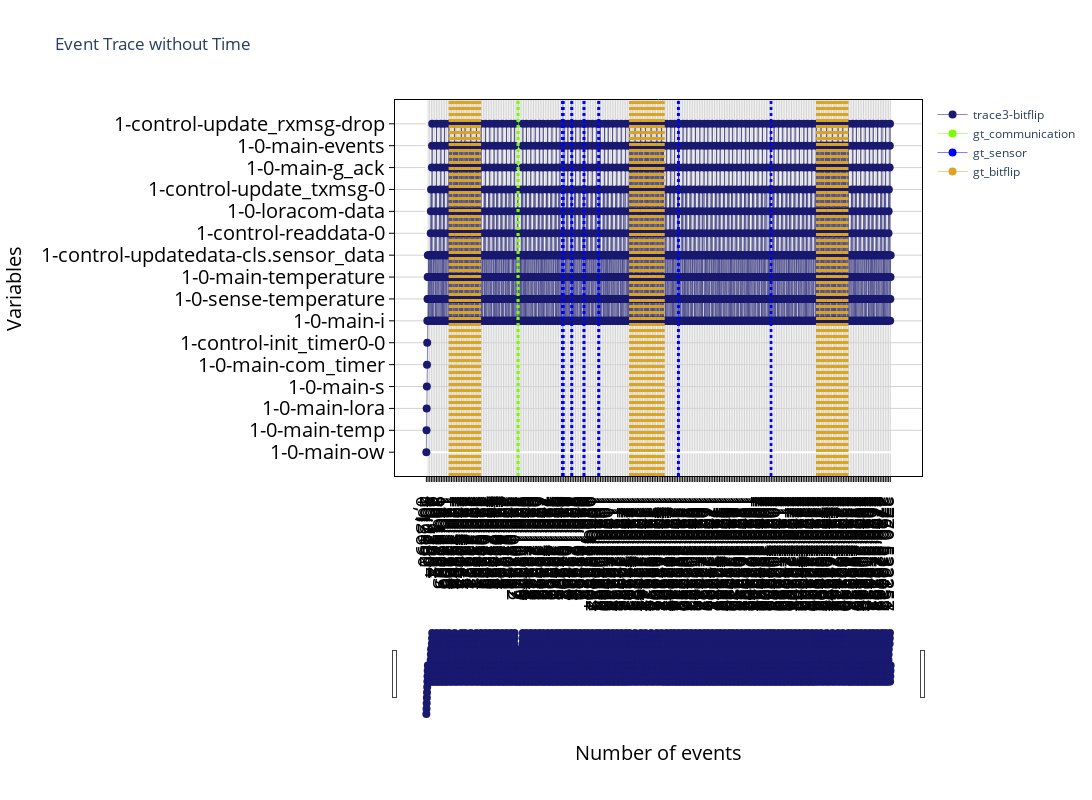

Notebook source saved alongside this figure:
### Code cell
### plot
for i, df in enumerate(all_df):
    if i == trace_file:
        plot_single_trace(df, var_list, with_time=False, is_xticks=True, ground_truths=toplot_gt)
